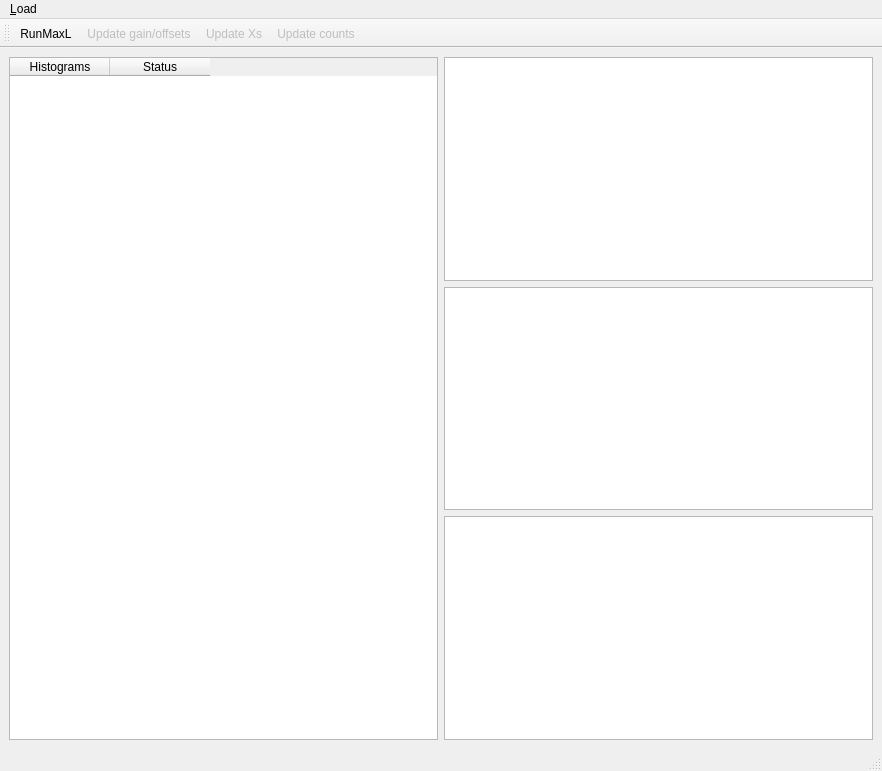
<?xml version="1.0" encoding="UTF-8"?>
<ui version="4.0">
 <class>MainWindow</class>
 <widget class="QMainWindow" name="MainWindow">
  <property name="geometry">
   <rect>
    <x>0</x>
    <y>0</y>
    <width>882</width>
    <height>771</height>
   </rect>
  </property>
  <property name="windowTitle">
   <string>MainWindow</string>
  </property>
  <widget class="QWidget" name="centralwidget">
   <layout class="QHBoxLayout" name="horizontalLayout">
    <item>
     <widget class="QTableWidget" name="tableWidget">
      <property name="editTriggers">
       <set>QAbstractItemView::NoEditTriggers</set>
      </property>
      <property name="sortingEnabled">
       <bool>true</bool>
      </property>
      <property name="rowCount">
       <number>0</number>
      </property>
      <property name="columnCount">
       <number>2</number>
      </property>
      <column>
       <property name="text">
        <string>Histograms</string>
       </property>
      </column>
      <column>
       <property name="text">
        <string>Status</string>
       </property>
      </column>
     </widget>
    </item>
    <item>
     <layout class="QVBoxLayout" name="verticalLayout_3">
      <item>
       <widget class="PlotWidget" name="graphicsView"/>
      </item>
      <item>
       <widget class="PlotWidget" name="graphicsView_2"/>
      </item>
      <item>
       <widget class="PlotWidget" name="graphicsView_3"/>
      </item>
     </layout>
    </item>
   </layout>
  </widget>
  <widget class="QMenuBar" name="menubar">
   <property name="geometry">
    <rect>
     <x>0</x>
     <y>0</y>
     <width>882</width>
     <height>25</height>
    </rect>
   </property>
   <widget class="QMenu" name="menuLoad">
    <property name="title">
     <string>&amp;Load</string>
    </property>
    <addaction name="actionLoad_process_file"/>
   </widget>
   <addaction name="menuLoad"/>
  </widget>
  <widget class="QStatusBar" name="statusbar"/>
  <widget class="QToolBar" name="toolBar">
   <property name="enabled">
    <bool>true</bool>
   </property>
   <property name="windowTitle">
    <string>toolBar</string>
   </property>
   <attribute name="toolBarArea">
    <enum>TopToolBarArea</enum>
   </attribute>
   <attribute name="toolBarBreak">
    <bool>false</bool>
   </attribute>
   <addaction name="actionRunMaxL"/>
   <addaction name="actionUpdate_gain_offsets"/>
   <addaction name="actionUpdate_Xs"/>
   <addaction name="actionUpdate_counts"/>
  </widget>
  <action name="actionLoad_process_file">
   <property name="text">
    <string>&amp;Load process file</string>
   </property>
  </action>
  <action name="actionRunMaxL">
   <property name="text">
    <string>RunMaxL</string>
   </property>
  </action>
  <action name="actionUpdate_gain_offsets">
   <property name="enabled">
    <bool>false</bool>
   </property>
   <property name="text">
    <string>Update gain/offsets</string>
   </property>
  </action>
  <action name="actionUpdate_Xs">
   <property name="enabled">
    <bool>false</bool>
   </property>
   <property name="text">
    <string>Update Xs</string>
   </property>
  </action>
  <action name="actionUpdate_counts">
   <property name="enabled">
    <bool>false</bool>
   </property>
   <property name="text">
    <string>Update counts</string>
   </property>
  </action>
  <action name="actionAdd_variable">
   <property name="text">
    <string>add variable</string>
   </property>
  </action>
 </widget>
 <customwidgets>
  <customwidget>
   <class>PlotWidget</class>
   <extends>QGraphicsView</extends>
   <header>pyqtgraph</header>
  </customwidget>
 </customwidgets>
 <resources/>
 <connections/>
</ui>
